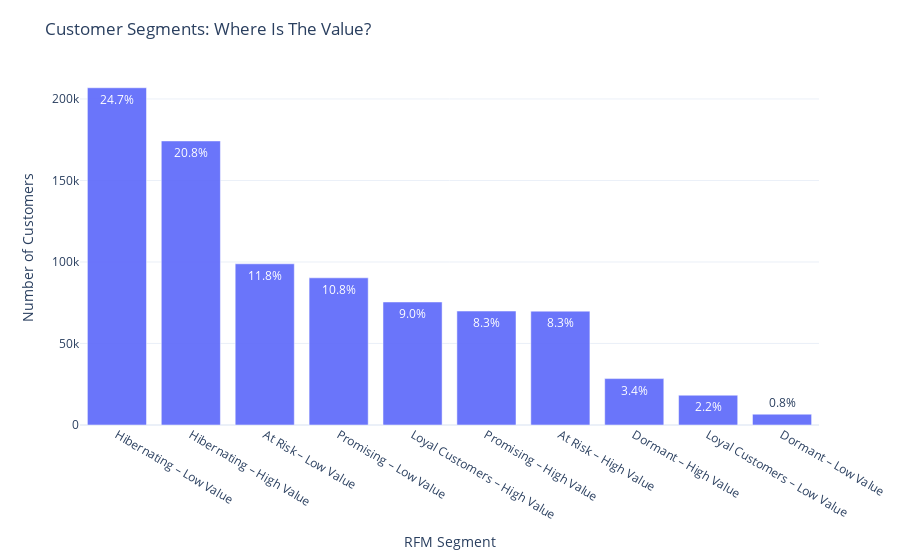

Here is the notebook cell this chart was saved with:
### Markdown cell above
Explainations of the groupings:
- Hibernating:
  The 'Hibernating' group refers to customers who have low Recency and low Frequency.

- Dormant:
  The 'Dormant' group refers to customers who have low Recency but have a moderate-high Frequency.

- At Risk:
  The 'At risk' group refers to customers who have righ Recency but have a low Frequency.

- Needs Attention:
  The 'Needs Attention' group refers to customers who have moderate Recency and moderate Frequency.

- Loyal Customer:
  The 'Loyal Customers' group refers to customers who have moderate-high Recency and moderate-high Frequency.

- Promising:
  The 'Promising' group refers to customers who have high Recency and low Frequency.

- Champions:
  The 'Champions' group refers to customers who have high Recency and high Frequency.

Each grouping is further divided into 'high value' or 'low value' based on their monetary scores.

  

Strengths
- Good for a more detailed analysis
- Doesnt have too many groupings as compared to the first approach


Weakness
- It would be a lot of work to manage the customer segments. There are 14 different groups and it would be cumbersome for marketing strategies to be developed for each group.

### Code cell
import plotly.graph_objects as go
import plotly.express as px

seg = (df_rfm['3rd_Approach'].value_counts().rename_axis('Segment').reset_index(name='Customers'))

seg['Share'] = (seg['Customers']/seg['Customers'].sum()*100).round(1)


# top = seg.iloc[0]['Segment']
# seg['Highlight'] = np.where(seg['Segment'].eq(top), 'Top segment', 'Others')

fig = px.bar(
    data_frame=seg, 
    x='Segment', 
    y='Customers', 
    title='Customer Segments: Where Is The Value?',
    labels={'Customers':'Number of Customers'}, 
    template='plotly_white', 
    opacity=0.95,
    text=seg.apply(lambda r: f"{r.Share}%", axis=1),
)

fig.update_traces(
                    # textposition='outside', 
                    hovertemplate='<b>%{x}</b><br>Customers: %{y}<br>Share: %{text}')

fig.update_layout(
                    xaxis_title='RFM Segment', 
                    xaxis={'categoryorder':'array','categoryarray':seg['Segment']},
                    showlegend=False, 
                    margin=dict(t=70, b=20)
)

# Story cue: call out the biggest slice
# top_y = int(seg.loc[seg['Segment'].eq(top), 'Customers'].iloc[0])
# fig.add_annotation(x=top, y=top_y, yshift=35, showarrow=True, text='Largest segment → prioritize retention/upsell')

#display(seg)
fig.show()

### Figure 1 — Plotly figure (JSON) as saved in the notebook; plotly's stock layout.template omitted (floating-point values rounded to 4 significant figures)
{"data": [{"alignmentgroup": "True", "hovertemplate": "<b>%{x}</b><br>Customers: %{y}<br>Share: %{text}", "legendgroup": "", "marker": {"color": "#636efa", "opacity": 0.95, "pattern": {"shape": ""}}, "name": "", "offsetgroup": "", "orientation": "v", "showlegend": false, "text": ["24.7%", "20.8%", "11.8%", "10.8%", "9.0%", "8.3%", "8.3%", "3.4%", "2.2%", "0.8%"], "textposition": "auto", "type": "bar", "x": ["Hibernating – Low Value", "Hibernating – High Value", "At Risk – Low Value", "Promising – Low Value", "Loyal Customers – High Value", "Promising – High Value", "At Risk – High Value", "Dormant – High Value", "Loyal Customers – Low Value", "Dormant – Low Value"], "xaxis": "x", "y": [206888, 174260, 98893, 90291, 75467, 69903, 69840, 28473, 18280, 6637], "yaxis": "y"}], "layout": {"barmode": "relative", "legend": {"tracegroupgap": 0}, "margin": {"b": 20, "t": 70}, "showlegend": false, "title": {"text": "Customer Segments: Where Is The Value?"}, "xaxis": {"anchor": "y", "categoryarray": ["Hibernating – Low Value", "Hibernating – High Value", "At Risk – Low Value", "Promising – Low Value", "Loyal Customers – High Value", "Promising – High Value", "At Risk – High Value", "Dormant – High Value", "Loyal Customers – Low Value", "Dormant – Low Value"], "categoryorder": "array", "domain": [0, 1], "title": {"text": "RFM Segment"}}, "yaxis": {"anchor": "x", "domain": [0, 1], "title": {"text": "Number of Customers"}}}}
